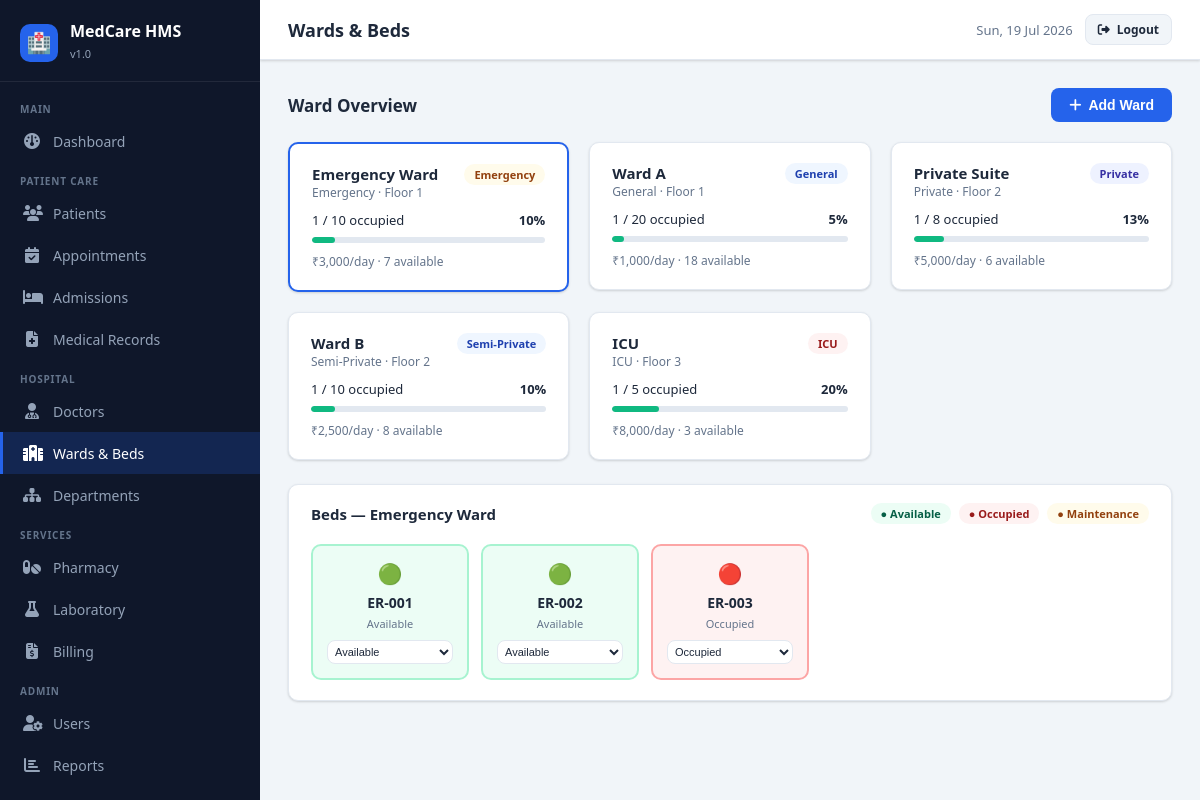
Screenshot of /wards.php (signed in) with the database file from the repository.
### tables this page shows
CREATE TABLE wards (
    id INT AUTO_INCREMENT PRIMARY KEY,
    ward_name VARCHAR(100) NOT NULL,
    ward_type ENUM('General','ICU','Private','Semi-Private','Emergency') NOT NULL,
    total_beds INT NOT NULL,
    available_beds INT NOT NULL,
    price_per_day DECIMAL(10,2) DEFAULT 0.00,
    floor_number INT DEFAULT 1
);

CREATE TABLE beds (
    id INT AUTO_INCREMENT PRIMARY KEY,
    ward_id INT NOT NULL,
    bed_number VARCHAR(20) NOT NULL,
    status ENUM('Available','Occupied','Maintenance') DEFAULT 'Available',
    FOREIGN KEY (ward_id) REFERENCES wards(id) ON DELETE CASCADE
);

### public/wards.php (the view, shortened to what this page needs)
<?php
require_once __DIR__ . '/../includes/header.php';
$db = getDB();
$wards = $db->query("SELECT w.*, (SELECT COUNT(*) FROM beds WHERE ward_id=w.id AND status='Occupied') as occupied_count FROM wards w ORDER BY floor_number,ward_name")->fetchAll();
$selected_ward = isset($_GET['ward']) ? (int)$_GET['ward'] : ($wards[0]['id'] ?? null);
$beds = [];
if ($selected_ward) {
    $stmt = $db->prepare("SELECT b.*, (SELECT p.full_name FROM admissions a JOIN patients p ON a.patient_id=p.id WHERE a.bed_id=b.id AND a.status='Admitted' LIMIT 1) as patient_name FROM beds b WHERE b.ward_id=? ORDER BY b.bed_number");
    $stmt->execute([$selected_ward]);
    $beds = $stmt->fetchAll();
}
?>
<div class="section-header">
  <span class="section-title">Ward Overview</span>
  <button onclick="document.getElementById('wardModal').classList.add('active')" class="btn btn-primary"><i class="fa fa-plus"></i> Add Ward</button>
</div>
<div class="grid-3" style="margin-bottom:24px">
<?php foreach ($wards as $w):
  $occ_pct = $w['total_beds'] > 0 ? round(($w['occupied_count']/$w['total_beds'])*100) : 0;
  $color = $occ_pct >= 90 ? 'red' : ($occ_pct >= 70 ? 'orange' : 'green');
  $active = $w['id'] == $selected_ward;
?>
<a href="/wards.php?ward=<?=$w['id']?>" style="text-decoration:none">
<div class="card" style="<?= $active?'border:2px solid var(--primary)':'' ?>;cursor:pointer">
  <div class="card-body">
    <div style="display:flex;justify-content:space-between;align-items:flex-start;margin-bottom:10px">
      <div>
        <div style="font-weight:700;font-size:15px"><?= htmlspecialchars($w['ward_name']) ?></div>
        <div style="font-size:12px;color:var(--text-muted)"><?= $w['ward_type'] ?> · Floor <?= $w['floor_number'] ?></div>
      </div>
      <span class="badge <?= match($w['ward_type']){'ICU'=>'badge-danger','Emergency'=>'badge-warning','Private'=>'badge-info',default=>'badge-primary'} ?>"><?= $w['ward_type'] ?></span>
    </div>
    <div style="display:flex;justify-content:space-between;font-size:13px;margin-bottom:8px">
      <span><?= $w['occupied_count'] ?> / <?= $w['total_beds'] ?> occupied</span>
      <span style="font-weight:600"><?= $occ_pct ?>%</span>
    </div>
    <div class="progress"><div class="progress-bar <?=$color?>" style="width:<?=$occ_pct?>%"></div></div>
    <div style="margin-top:10px;font-size:12px;color:var(--text-muted)">₹<?= number_format($w['price_per_day']) ?>/day · <?= $w['available_beds'] ?> available</div>
  </div>
</div>
</a>
<?php endforeach; ?>
</div>
<?php if ($selected_ward && !empty($beds)):
  $ward_info = array_values(array_filter($wards, fn($w) => $w['id'] == $selected_ward))[0] ?? null;
?>
<div class="card">
  <div class="card-header">
    <span class="card-title">Beds — <?= htmlspecialchars($ward_info['ward_name'] ?? '') ?></span>
    <div class="flex gap-2">
      <span class="badge badge-success">● Available</span>
      <span class="badge badge-danger">● Occupied</span>
      <span class="badge badge-warning">● Maintenance</span>
    </div>
  </div>
  <div class="card-body">
    <div style="display:grid;grid-template-columns:repeat(auto-fill,minmax(140px,1fr));gap:12px">
    <?php foreach ($beds as $bed):
      $color = match($bed['status']){'Available'=>'#ecfdf5','Occupied'=>'#fef2f2','Maintenance'=>'#fffbeb',default=>'#f8fafc'};
      $border = match($bed['status']){'Available'=>'#a7f3d0','Occupied'=>'#fca5a5','Maintenance'=>'#fde68a',default=>'#e2e8f0'};
      $icon = match($bed['status']){'Available'=>'🟢','Occupied'=>'🔴','Maintenance'=>'🟡',default=>'⚪'};
    ?>
    <div style="background:<?=$color?>;border:2px solid <?=$border?>;border-radius:10px;padding:14px;text-align:center">
      <div style="font-size:20px;margin-bottom:6px"><?=$icon?></div>
      <div style="font-weight:700;font-size:14px"><?= htmlspecialchars($bed['bed_number']) ?></div>
      <div style="font-size:11px;color:var(--text-muted);margin:4px 0"><?= $bed['status'] ?></div>
      <form method="POST" style="margin-top:8px">
        <select name="status" class="form-select" style="font-size:11px;padding:3px;height:24px" onchange="this.form.submit()">
          <?php foreach(['Available','Occupied','Maintenance'] as $s): ?><option <?= $bed['status']===$s?'selected':'' ?>><?=$s?></option><?php endforeach; ?>
        </select>
      </form>
    </div>
    <?php endforeach; ?>
    </div>
  </div>
</div>
<?php endif; ?>
<?php require_once __DIR__ . '/../includes/footer.php'; ?>

### public/css/style.css (style rules this page uses)
:root { --primary: #2563eb; --primary-dark: #1d4ed8; --primary-light: #eff6ff; --secondary: #0f172a; --accent: #06b6d4; --success: #10b981; --warning: #f59e0b; --danger: #ef4444; --info: #6366f1; --bg: #f1f5f9; --card: #ffffff; --sidebar: #0f172a; --sidebar-hover: #1e293b; --text: #1e293b; --text-muted: #64748b; --border: #e2e8f0; --shadow: 0 1px 3px rgba(0,0,0,.1),0 1px 2px rgba(0,0,0,.06); --shadow-lg: 0 10px 15px -3px rgba(0,0,0,.1),0 4px 6px -2px rgba(0,0,0,.05); --radius: 10px; --font: 'Segoe UI', system-ui, sans-serif; }
* { box-sizing:border-box;margin:0;padding:0 }
body { font-family:var(--font);background:var(--bg);color:var(--text);min-height:100vh }
a { text-decoration:none;color:inherit }
.card { background:var(--card);border-radius:var(--radius);box-shadow:var(--shadow);border:1px solid var(--border) }
.card-header { padding:18px 22px 0;display:flex;align-items:center;justify-content:space-between }
.card-title { font-size:15px;font-weight:700;color:var(--text) }
.card-body { padding:20px 22px }
.badge { display:inline-flex;align-items:center;padding:3px 10px;border-radius:20px;font-size:11px;font-weight:600;white-space:nowrap }
.badge-success { background:#ecfdf5;color:#065f46 }
.badge-danger { background:#fef2f2;color:#991b1b }
.badge-warning { background:#fffbeb;color:#92400e }
.badge-info { background:#eef2ff;color:#3730a3 }
.badge-primary { background:#eff6ff;color:#1e40af }
.btn { display:inline-flex;align-items:center;gap:7px;padding:9px 18px;border-radius:8px;font-size:14px;font-weight:600;cursor:pointer;border:none;transition:.15s;white-space:nowrap }
.btn-primary { background:var(--primary);color:#fff }
.form-control,.form-select { width:100%;padding:9px 13px;border:1px solid var(--border);border-radius:8px;font-size:14px;color:var(--text);background:#fff;transition:.15s;outline:none }
.section-header { display:flex;align-items:center;justify-content:space-between;margin-bottom:20px }
.section-title { font-size:17px;font-weight:700 }
.flex { display:flex }
.gap-2 { gap:8px }
.grid-3 { display:grid;grid-template-columns:1fr 1fr 1fr;gap:20px }
.progress { height:6px;background:#e2e8f0;border-radius:99px;overflow:hidden }
.progress-bar { height:100%;background:var(--primary);border-radius:99px;transition:.4s }
.progress-bar.green { background:var(--success) }

### rows the page displays
wards: ward_name "Emergency Ward", ward_type "Emergency", floor_number "1", occupied_count "1", total_beds "10", price_per_day "3,000", available_beds "7"
wards: ward_name "Ward A", ward_type "General", floor_number "1", occupied_count "1", total_beds "20", occ_pct "5", price_per_day "1,000", available_beds "18"
wards: ward_name "Private Suite", ward_type "Private", floor_number "2", occupied_count "1", total_beds "8", occ_pct "13", price_per_day "5,000", available_beds "6"
wards: ward_name "Ward B", ward_type "Semi-Private", floor_number "2", occupied_count "1", total_beds "10", price_per_day "2,500", available_beds "8"
wards: ward_name "ICU", ward_type "ICU", floor_number "3", occupied_count "1", total_beds "5", occ_pct "20", price_per_day "8,000", available_beds "3"
beds: status "🟢", bed_number "ER-001", status "Available"
beds: status "🟢", bed_number "ER-002", status "Available"
beds: status "🔴", bed_number "ER-003", status "Occupied"

### other values shown
$page_title "Wards & Beds"
